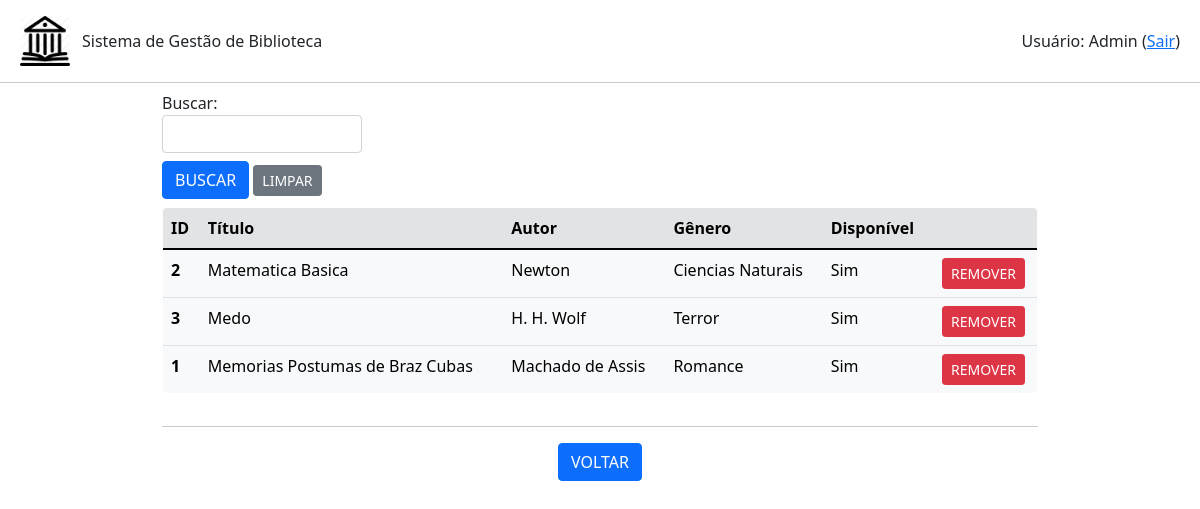
Screenshot of /livro/listar (signed in) with the database file from the repository.
### livro.py (models this page shows)
class Livro(db.Model):
    id = db.Column(db.Integer, primary_key=True)
    titulo = db.Column(db.String(200), unique=False, nullable=False)
    autor = db.Column(db.String(80), unique=False, nullable=False)
    genero = db.Column(db.String(120), unique=False, nullable=False)
    disponivel = db.Column(db.Boolean, default=True)
    emprestimo = db.relationship('Emprestimo', backref='livro', lazy=True)

### app.py (the view, shortened to what this page needs)
@app.route('/livro/listar', methods=['POST','GET'])
def listar_livros():
    if session.get('autenticado',False)==False:
        flash(u'Login necessário!', category='warning')
        return(redirect(url_for('login')))
    form = BuscaForm()
    livros = Livro.query.order_by(Livro.titulo).all()
    return(render_template('livros.html', livros=livros, form=form, action=url_for('listar_livros')))

### formBusca.py
class BuscaForm(FlaskForm):
    campo = StringField('Buscar: ', validators=[DataRequired()])
    enviar = SubmitField('BUSCAR')

### templates/livros.html (shortened to what this page needs)
{% extends "base.html" %}
{% block conteudo %}
<div class="container-fluid mx-auto" style="width: 75%;">
    {% from 'bootstrap/form.html' import render_field %}
    <form method="post">
        <div class="mt-2" style="width: 200px;">
            {{ render_field(form.campo) }}
        </div>
        <div class="mt-2 mb-2">
            {{ render_field(form.enviar, button_style="primary", button_size="sm") }}
            <a class="btn btn-secondary btn-sm" href="{{url_for('listar_livros')}}" role="button">LIMPAR</a>
        </div>
    </form>
    <div style="max-height: 400px; overflow-y: auto;">
        <table class=" table table-light border rounded-3" style="overflow: hidden;">
            <thead>
            <tr class="table-secondary">
                <th scope="col">ID</th>
                <th scope="col">Título</th>
                <th scope="col">Autor</th>
                <th scope="col">Gênero</th>
                <th scope="col">Disponível</th>
                <th scope="col"></th>
            </tr>
            </thead>
            <tbody>
                {% for livro in livros %}
                    <tr>
                        <th scope="row">{{livro.id}}</th>
                        <td>{{livro.titulo}}</td>
                        <td>{{livro.autor}}</td>
                        <td>{{livro.genero}}</td>
                        {% if livro.disponivel == True %}
                            <td>Sim</td>
                        {% else %}
                            <td>Não</td>
                        {% endif %}
                        <td class="text-center"><a class="btn btn-danger btn-sm" href="{{url_for('remover_livro', id_livro=livro.id)}}" role="button">REMOVER</a></td>
                    </tr>
                {% endfor %}
            </tbody>
        </table>
    </div>
    <hr>
    <div class="row text-center">
        <div class="col mr-1">
            <a class="btn btn-primary" href="{{url_for('root')}}" role="button">VOLTAR</a>
        </div>
    </div>
</div>
{% endblock %}

### rows the page displays
Livro: id "2", titulo "Matematica Basica", autor "Newton", genero "Ciencias Naturais", disponivel "Sim"
Livro: id "3", titulo "Medo", autor "H. H. Wolf", genero "Terror", disponivel "Sim"
Livro: id "1", titulo "Memorias Postumas de Braz Cubas", autor "Machado de Assis", genero "Romance", disponivel "Sim"

### other values shown
{{ session.get('nome') }} "Admin"
